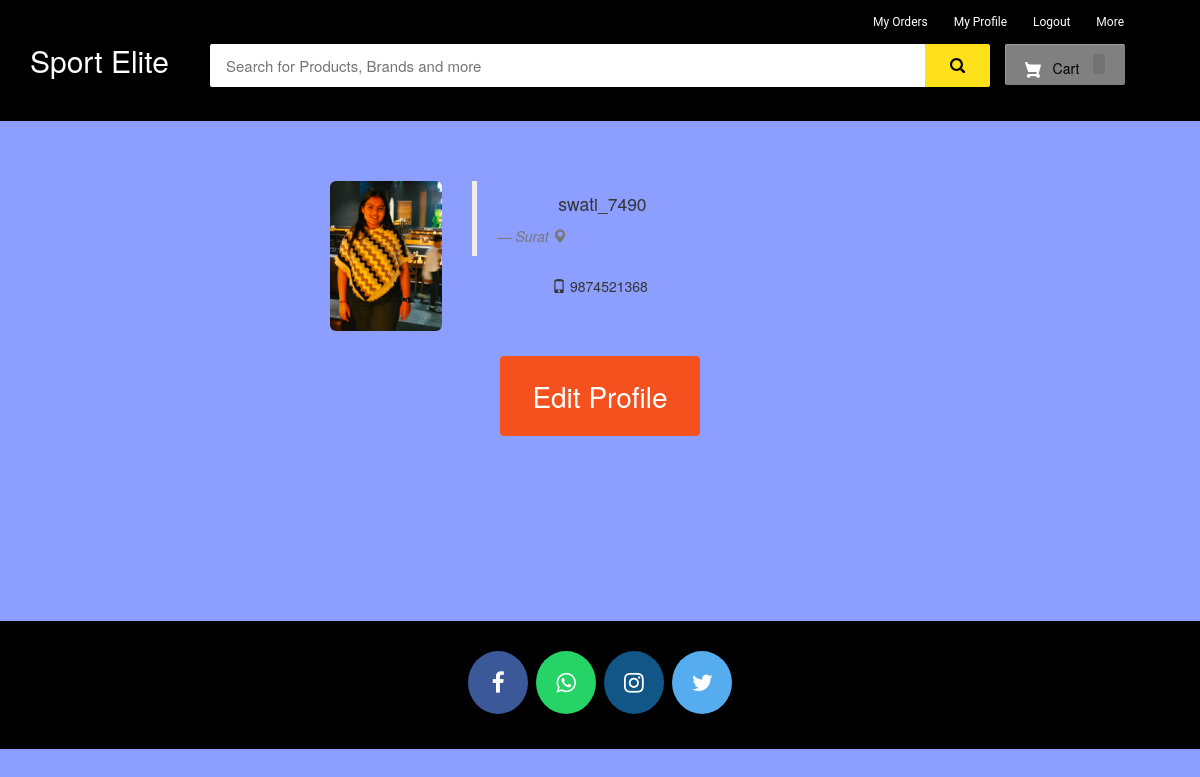
Page /my-profile (signed in) on the committed database.
### ecom/models.py (models this page shows, shortened)
class Customer(models.Model):
    user=models.OneToOneField(User,on_delete=models.CASCADE)
    profile_pic= models.ImageField(upload_to='profile_pic/CustomerProfilePic/',null=True,blank=True)
    address = models.CharField(max_length=40)
    mobile = models.CharField(max_length=20,null=False)

### ecom/views.py (the view)
# urls.py: path('my-profile', views.my_profile_view,name='my-profile'),
@login_required(login_url='customerlogin')
@user_passes_test(is_customer)
def my_profile_view(request):
    customer=models.Customer.objects.get(user_id=request.user.id)
    return render(request,'ecom/my_profile.html',{'customer':customer})

### ecom/views.py (called while the page is built)
def is_customer(user):
    return user.groups.filter(name='CUSTOMER').exists()

### templates/ecom/my_profile.html (shortened to what this page needs)
{% extends 'ecom/customer_base.html' %}
{% load static %}
{% block content %}
<br><br><br>
<div style="padding-left:300px;" class="container">
        <div class="col-sm-2 col-md-2">
            <img src="{% static customer.profile_pic.url %}"   alt="profile pic" class="img-rounded img-responsive" />
        </div>
        <div class="col-sm-4 col-md-4">
            <blockquote>
                <p>{{request.user}}</p> <small><cite title="Source Title">{{customer.address}}  <i class="glyphicon glyphicon-map-marker"></i></cite></small>
            </blockquote>
            <p> <i class="glyphicon glyphicon-phone"></i> {{customer.mobile}}
            </p>
        </div>
</div>
<br>
<div style="text-align: center;">
  <a href="/edit-profile"><button class="button" ><span>Edit Profile </span></button></a>
</div>
<br><br><br><br><br><br>
{% endblock content %}

### templates/ecom/customer_base.html (style rules this page uses)
body { background-color: #ebe0e0 }
p { text-align: center; }

### templates/ecom/my_profile.html (style rules this page uses)
body { background-color:#8c9eff; }
.button { display: inline-block; border-radius: 4px; background-color: #f4511e; border: none; color: #FFFFFF; text-align: center; font-size: 28px; padding: 20px; width: 200px; transition: all 0.5s; cursor: pointer; margin: 5px; }
.button span { cursor: pointer; display: inline-block; position: relative; transition: 0.5s; }
.button span:after { content: '\00bb'; position: absolute; opacity: 0; top: 0; right: -20px; transition: 0.5s; }

### rows in the picture
Customer: profile_pic (picture), address "Surat", mobile "9874521368"

### other values in the picture
{{ request.user }} "swati_7490"
